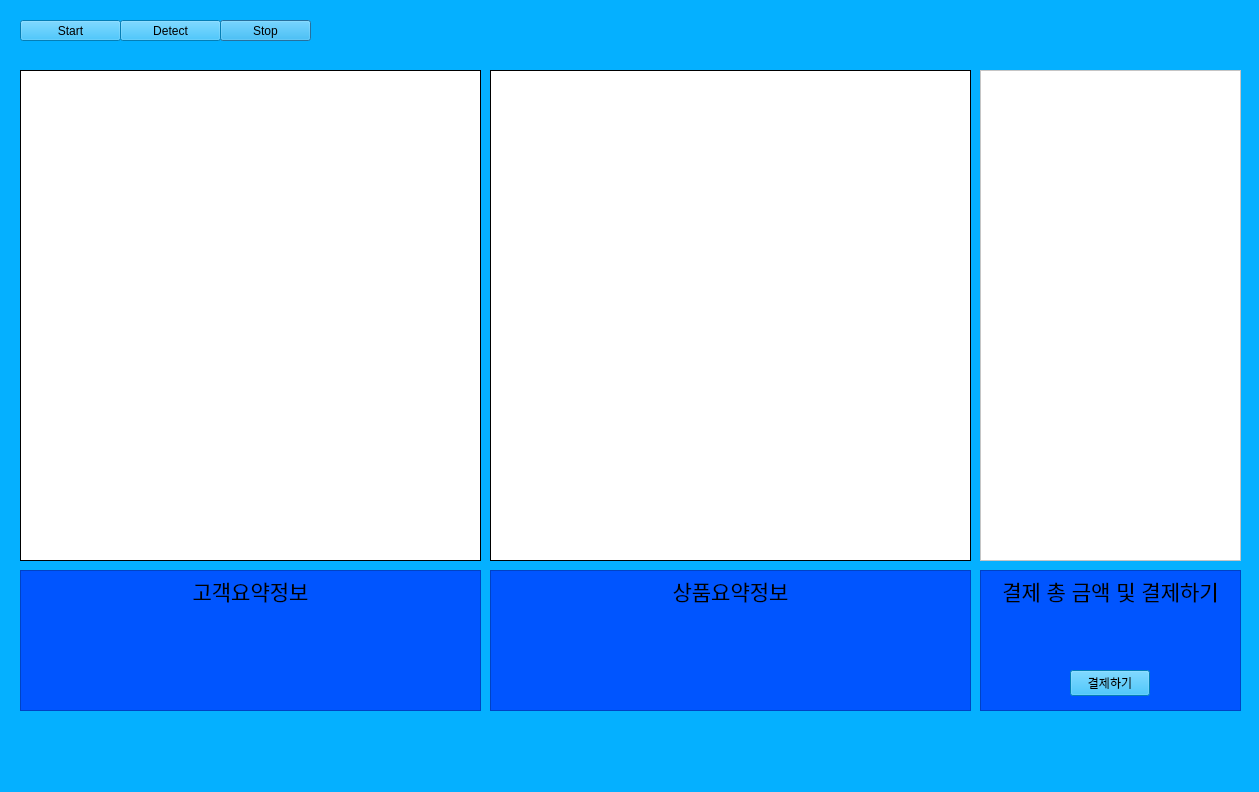
<?xml version="1.0" encoding="UTF-8"?>
<ui version="4.0">
 <class>Dialog</class>
 <widget class="QDialog" name="Dialog">
  <property name="geometry">
   <rect>
    <x>0</x>
    <y>0</y>
    <width>1259</width>
    <height>792</height>
   </rect>
  </property>
  <property name="windowTitle">
   <string>Dialog</string>
  </property>
  <property name="styleSheet">
   <string notr="true">background-color: rgb(5, 176, 255);</string>
  </property>
  <widget class="QLabel" name="imgLabel">
   <property name="geometry">
    <rect>
     <x>20</x>
     <y>70</y>
     <width>461</width>
     <height>491</height>
    </rect>
   </property>
   <property name="styleSheet">
    <string notr="true">background-color: rgb(255, 255, 255);</string>
   </property>
   <property name="frameShape">
    <enum>QFrame::Box</enum>
   </property>
   <property name="text">
    <string/>
   </property>
  </widget>
  <widget class="QLabel" name="processedImgLabel">
   <property name="geometry">
    <rect>
     <x>490</x>
     <y>70</y>
     <width>481</width>
     <height>491</height>
    </rect>
   </property>
   <property name="styleSheet">
    <string notr="true">background-color: rgb(255, 255, 255);</string>
   </property>
   <property name="frameShape">
    <enum>QFrame::Box</enum>
   </property>
   <property name="text">
    <string/>
   </property>
  </widget>
  <widget class="QPushButton" name="stopButton">
   <property name="geometry">
    <rect>
     <x>220</x>
     <y>20</y>
     <width>91</width>
     <height>21</height>
    </rect>
   </property>
   <property name="styleSheet">
    <string notr="true">background-color: rgb(5, 176, 255);</string>
   </property>
   <property name="text">
    <string>Stop</string>
   </property>
  </widget>
  <widget class="QPushButton" name="startButton">
   <property name="geometry">
    <rect>
     <x>20</x>
     <y>20</y>
     <width>101</width>
     <height>21</height>
    </rect>
   </property>
   <property name="styleSheet">
    <string notr="true">background-color: rgb(5, 176, 255);</string>
   </property>
   <property name="text">
    <string>Start</string>
   </property>
  </widget>
  <widget class="QPushButton" name="detectButton">
   <property name="geometry">
    <rect>
     <x>120</x>
     <y>20</y>
     <width>101</width>
     <height>21</height>
    </rect>
   </property>
   <property name="styleSheet">
    <string notr="true">background-color: rgb(5, 176, 255);</string>
   </property>
   <property name="text">
    <string>Detect</string>
   </property>
  </widget>
  <widget class="QTextEdit" name="textEdit">
   <property name="geometry">
    <rect>
     <x>20</x>
     <y>570</y>
     <width>461</width>
     <height>141</height>
    </rect>
   </property>
   <property name="styleSheet">
    <string notr="true">background-color: rgb(0, 85, 255);</string>
   </property>
   <property name="html">
    <string>&lt;!DOCTYPE HTML PUBLIC &quot;-//W3C//DTD HTML 4.0//EN&quot; &quot;http://www.w3.org/TR/REC-html40/strict.dtd&quot;&gt;
&lt;html&gt;&lt;head&gt;&lt;meta name=&quot;qrichtext&quot; content=&quot;1&quot; /&gt;&lt;style type=&quot;text/css&quot;&gt;
p, li { white-space: pre-wrap; }
&lt;/style&gt;&lt;/head&gt;&lt;body style=&quot; font-family:'Sans Serif'; font-size:9pt; font-weight:400; font-style:normal;&quot;&gt;
&lt;p align=&quot;center&quot; style=&quot; margin-top:0px; margin-bottom:0px; margin-left:0px; margin-right:0px; -qt-block-indent:0; text-indent:0px;&quot;&gt;&lt;span style=&quot; font-size:16pt;&quot;&gt;고객요약정보&lt;/span&gt;&lt;/p&gt;&lt;/body&gt;&lt;/html&gt;</string>
   </property>
  </widget>
  <widget class="QTextEdit" name="textEdit_2">
   <property name="geometry">
    <rect>
     <x>490</x>
     <y>570</y>
     <width>481</width>
     <height>141</height>
    </rect>
   </property>
   <property name="styleSheet">
    <string notr="true">background-color: rgb(0, 85, 255);</string>
   </property>
   <property name="html">
    <string>&lt;!DOCTYPE HTML PUBLIC &quot;-//W3C//DTD HTML 4.0//EN&quot; &quot;http://www.w3.org/TR/REC-html40/strict.dtd&quot;&gt;
&lt;html&gt;&lt;head&gt;&lt;meta name=&quot;qrichtext&quot; content=&quot;1&quot; /&gt;&lt;style type=&quot;text/css&quot;&gt;
p, li { white-space: pre-wrap; }
&lt;/style&gt;&lt;/head&gt;&lt;body style=&quot; font-family:'Sans Serif'; font-size:9pt; font-weight:400; font-style:normal;&quot;&gt;
&lt;p align=&quot;center&quot; style=&quot; margin-top:0px; margin-bottom:0px; margin-left:0px; margin-right:0px; -qt-block-indent:0; text-indent:0px;&quot;&gt;&lt;span style=&quot; font-size:16pt;&quot;&gt;상품요약정보&lt;/span&gt;&lt;/p&gt;&lt;/body&gt;&lt;/html&gt;</string>
   </property>
  </widget>
  <widget class="QTableWidget" name="tableWidget">
   <property name="geometry">
    <rect>
     <x>980</x>
     <y>70</y>
     <width>261</width>
     <height>491</height>
    </rect>
   </property>
   <property name="styleSheet">
    <string notr="true">background-color: rgb(255, 255, 255);</string>
   </property>
  </widget>
  <widget class="QTextEdit" name="textEdit_3">
   <property name="geometry">
    <rect>
     <x>980</x>
     <y>570</y>
     <width>261</width>
     <height>141</height>
    </rect>
   </property>
   <property name="styleSheet">
    <string notr="true">background-color: rgb(0, 85, 255);</string>
   </property>
   <property name="html">
    <string>&lt;!DOCTYPE HTML PUBLIC &quot;-//W3C//DTD HTML 4.0//EN&quot; &quot;http://www.w3.org/TR/REC-html40/strict.dtd&quot;&gt;
&lt;html&gt;&lt;head&gt;&lt;meta name=&quot;qrichtext&quot; content=&quot;1&quot; /&gt;&lt;style type=&quot;text/css&quot;&gt;
p, li { white-space: pre-wrap; }
&lt;/style&gt;&lt;/head&gt;&lt;body style=&quot; font-family:'Sans Serif'; font-size:9pt; font-weight:400; font-style:normal;&quot;&gt;
&lt;p align=&quot;center&quot; style=&quot; margin-top:0px; margin-bottom:0px; margin-left:0px; margin-right:0px; -qt-block-indent:0; text-indent:0px;&quot;&gt;&lt;span style=&quot; font-size:16pt;&quot;&gt;결제 총 금액 및 결제하기&lt;/span&gt;&lt;/p&gt;&lt;/body&gt;&lt;/html&gt;</string>
   </property>
  </widget>
  <widget class="QPushButton" name="payButton">
   <property name="geometry">
    <rect>
     <x>1070</x>
     <y>670</y>
     <width>80</width>
     <height>26</height>
    </rect>
   </property>
   <property name="text">
    <string>결제하기</string>
   </property>
  </widget>
 </widget>
 <resources/>
 <connections/>
</ui>
